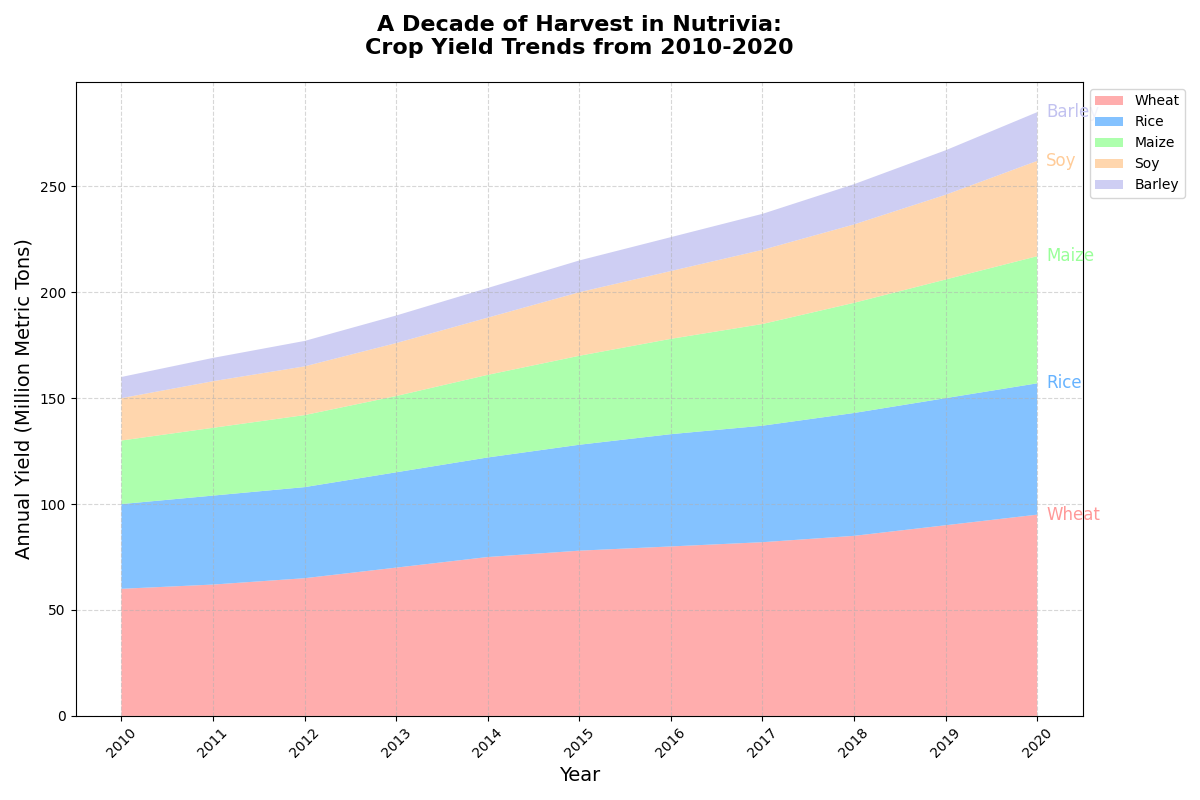

Recreate this plot in Python.
import matplotlib.pyplot as plt
import numpy as np

# Backstory:
# This chart explores the fictional land of Nutrivia over the years 2010 to 2020, where different types of crops 
# have been grown to nourish the population. It showcases the annual yield of major crops - Wheat, Rice, Maize, 
# Soy, and Barley. The goal is to analyze how the agricultural trend has changed over the decade in Nutrivia.

# Define years for the x-axis
years = np.arange(2010, 2021)

# Annual yield data in million metric tons for each crop
wheat = np.array([60, 62, 65, 70, 75, 78, 80, 82, 85, 90, 95])
rice = np.array([40, 42, 43, 45, 47, 50, 53, 55, 58, 60, 62])
maize = np.array([30, 32, 34, 36, 39, 42, 45, 48, 52, 56, 60])
soy = np.array([20, 22, 23, 25, 27, 30, 32, 35, 37, 40, 45])
barley = np.array([10, 11, 12, 13, 14, 15, 16, 17, 19, 21, 23])

# Organize the data for stackplot
data = np.vstack([wheat, rice, maize, soy, barley])
crops = ['Wheat', 'Rice', 'Maize', 'Soy', 'Barley']

# Define colors for each crop
colors = ['#ff9999', '#66b3ff', '#99ff99', '#ffcc99', '#c2c2f0']

# Plotting
fig, ax = plt.subplots(figsize=(12, 8))
ax.stackplot(years, data, labels=crops, colors=colors, alpha=0.8)

# Titles and labels
ax.set_title("A Decade of Harvest in Nutrivia:\nCrop Yield Trends from 2010-2020", fontsize=16, fontweight='bold', pad=20)
ax.set_xlabel("Year", fontsize=14)
ax.set_ylabel("Annual Yield (Million Metric Tons)", fontsize=14)

# Annotate the final year's data point for each crop
for i, crop in enumerate(crops):
    ax.text(years[-1] + 0.1, data[:, -1].cumsum()[i], f'{crop}', color=colors[i], fontsize=12, verticalalignment='center')

# Add a grid for better readability
ax.grid(True, linestyle='--', alpha=0.5)

# Rotating the x-axis labels for clarity
plt.xticks(years, rotation=45)

# Adding a legend outside the plot area to avoid overlapping
ax.legend(loc='upper left', fontsize=10, bbox_to_anchor=(1, 1))

# Automatically adjust layout to prevent overlap
plt.tight_layout()

# Display the plot
plt.show()
